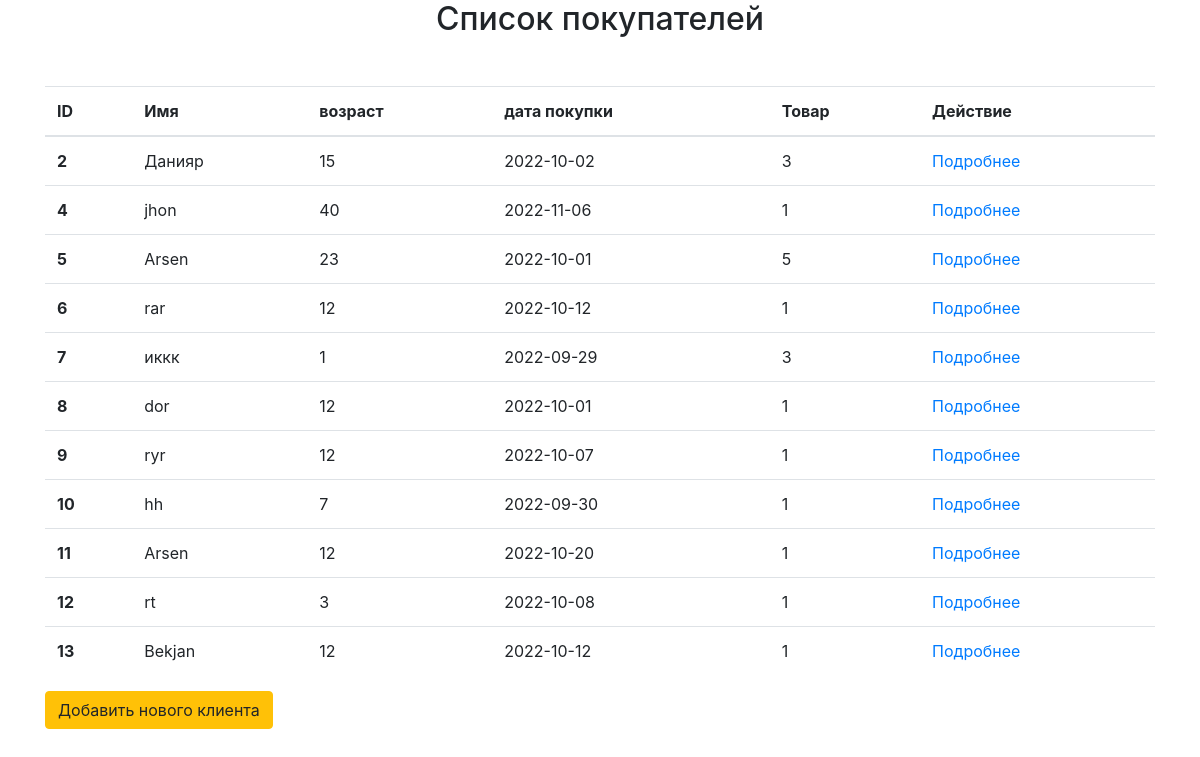
Before: /purchase with the older database file.
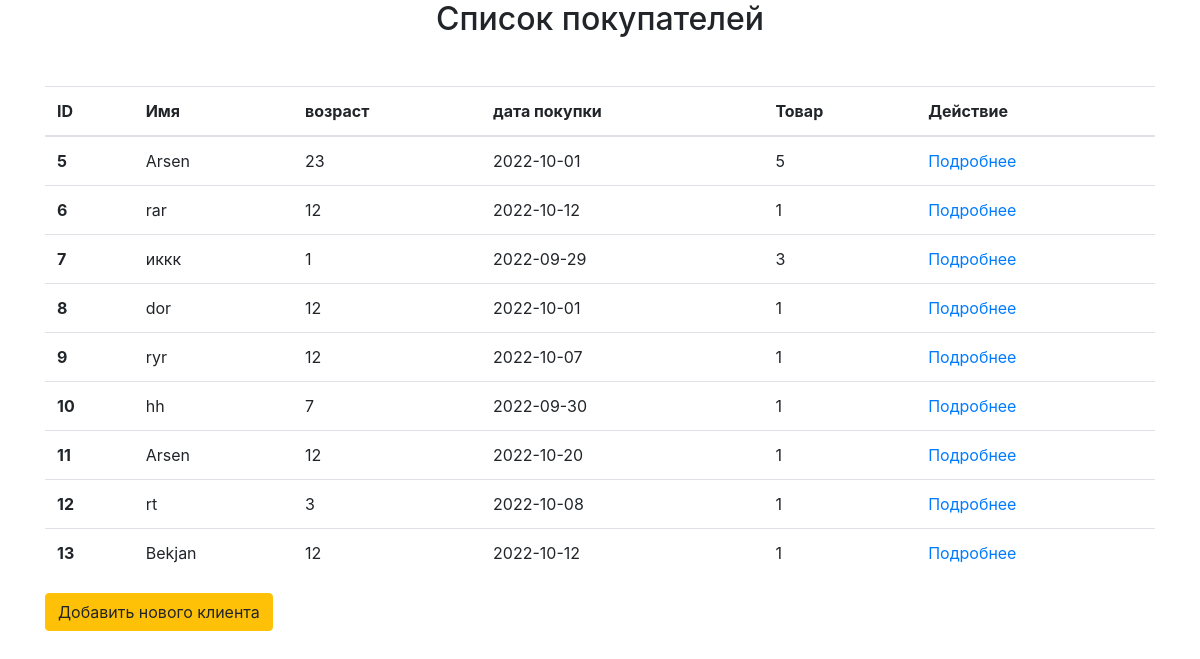
After: the same page with the newer database file.
### app/models.py (models this page shows, shortened)
class Purchase(db.Model):
    id = db.Column(db.Integer, primary_key=True)
    name = db.Column(db.String(30))
    age = db.Column(db.Integer)
    item_id = db.Column(db.Integer, db.ForeignKey('item.id'))
    item = db.relationship('Item', backref=db.backref('purchases', lazy='dynamic'))
    date_purchase = db.Column(db.Date)

### app/views.py (the view)
def purchase_views():
    title = 'Список покупателей'
    purchases = Purchase.query.all()
    return render_template('purchase.html', purchases=purchases, title=title)

### app/templates/purchase.html
{% extends 'base.html' %}
{% block content %}
    <div>
          <table class="table table-hover">
          <thead>
            <tr>
              <th scope="col">ID</th>
              <th scope="col">Имя</th>
              <th scope="col">возраст</th>
              <th scope="col">дата покупки</th>
              <th scope="col">Товар</th>
              <th scope="col">Действие</th>
            </tr>
          </thead>
          <tbody>
          {% for purchase in purchases %}
            <tr>
              <th scope="row">{{ purchase.id }}</th>
              <td>{{ purchase.name }}</td>
              <td>{{ purchase.age }}</td>
              <td>{{ purchase.date_purchase }}</td>
              <td>{{ purchase.item_id }}</td>
              <td><a href="{{ url_for('get_purchase',purchase_id=purchase.id) }}">Подробнее</a></td>
            </tr>
          {% endfor %}
          </tbody>
        </table>
      </div>
   <div>
       <a href="{{ url_for('purchase_create') }}" class="btn btn-warning">Добавить нового клиента</a>
   </div>
{% endblock %}

### app/templates/base.html (shortened to what this page needs)
<!doctype html>
<html lang="en">
  <head>
    <link rel="stylesheet" href="https://cdn.jsdelivr.net/npm/bootstrap@4.6.2/dist/css/bootstrap.min.css">
  </head>
  <body>
    <div class="container">
      <h2 class="mb-5 text-center">{{ title }}</h2>
      {% block content %}
      {% endblock %}
    </div>
  </body>
</html>

Changed rows visible on the page:
removed Purchase: id "2", name "Данияр", age "15", date_purchase "2022-10-02", item_id "3"
removed Purchase: id "4", name "jhon", age "40", date_purchase "2022-11-06", item_id "1"
